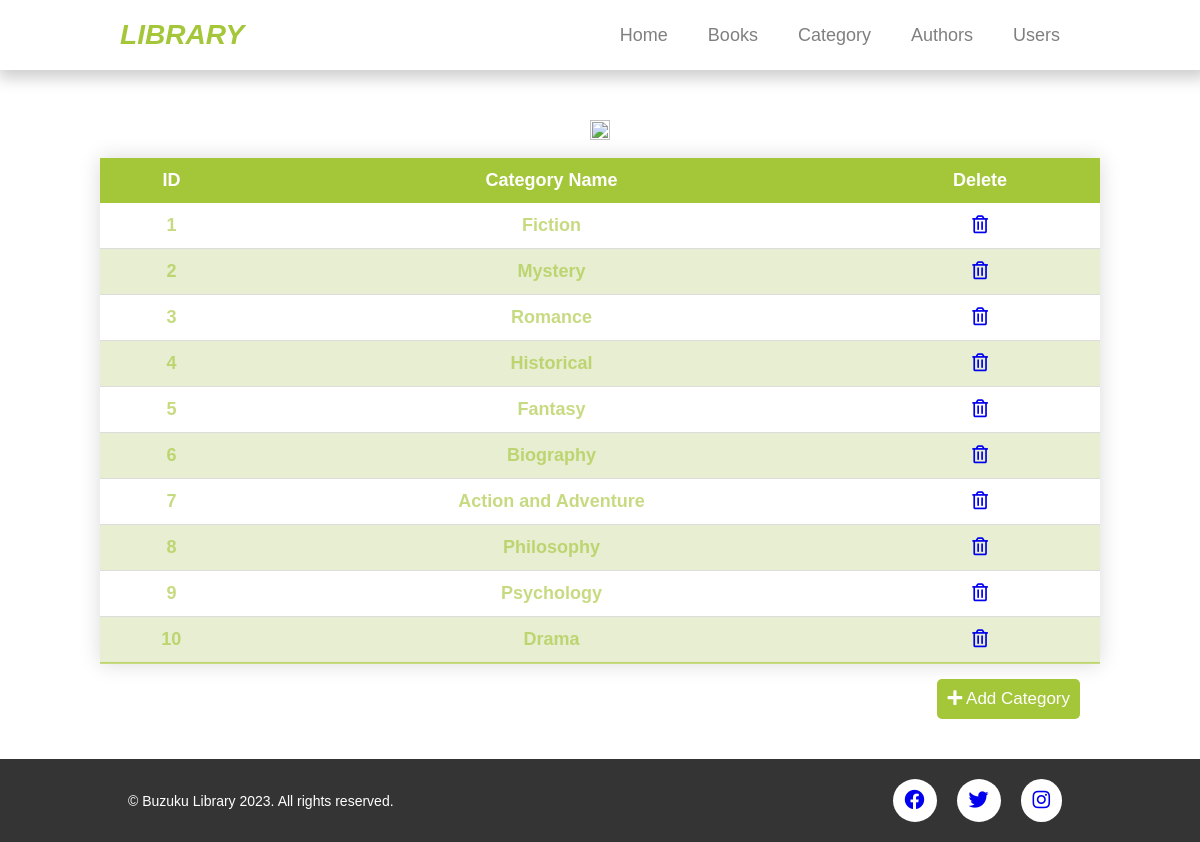
/categories.php, run on the app's committed database.
### tables this page shows
CREATE TABLE `category` (
  `ID_type` int(11) NOT NULL,
  `category_name` varchar(30) NOT NULL
);

### categories.php (the view)
<?php
include "header.php";
?>
<section class="list-entity container">
    <div class="image">
        <img src="img/library1.png" alt="" style='width:100%;height:60%'>
    </div>
    <table class="styled-table">
        <thead>
        <tr>
        <th>ID</th>
            <th>Category Name</th>
            <th>Delete</th>
        </tr>
        </thead>
        <tbody>
            <?php
            $sql="SELECT * FROM Category";
            $kategorit=mysqli_query($dbconn,$sql);
            if($kategorit){
                while ($kategori =mysqli_fetch_assoc($kategorit)) {
                    $kid=$kategori['ID_type'];
                    echo "<tr class='active-row'>";
                    echo "<td>". $kategori['ID_type'] . "</td>";
                    echo "<td>". $kategori['category_name'] . "</td>";
                    echo "<td><a href='deleteCategory.php?kid={$kid}'>
                    <i class='far fa-trash-alt'></i></a></td>";
                    echo "</tr>";
                }
            }
            ?>
    </table>
    <a href="addCategory.php" id="add_entity"><i class="fas fa-plus"></i> Add Category</a>
</section>
<?php
include "footer.php";
?>

### header.php (shortened to what this page needs)
<!doctype html>
<html>
<head>
    <link rel="stylesheet" href="style.css">
    <link href="https://cdnjs.cloudflare.com/ajax/libs/font-awesome/5.13.0/css/all.min.css" rel="stylesheet">
    <link rel="stylesheet" href="style.css">
    <link href="https://cdnjs.cloudflare.com/ajax/libs/font-awesome/5.13.0/css/all.min.css" rel="stylesheet">
</head>
<body>
<header>
    <div class="container">
        <div class="header-content">
            <div class="logo">
                <a href="index.php">
                    <h3>Library</h3>
                </a>
            </div>
            <div class="navbar">
                <ul class="nav-items">
                    <li><a href="index.php">Home</a></li>
                    <li><a href="books.php">Books</a></li>
                    <li><a href="categories.php">Category</a></li>
                    <li><a href="authors.php">Authors</a></li>
                    <li><a href="users.php">Users</a></li>
                </ul>
            </div>
        </div>
    </div>
</header>

### footer.php
<footer class="main-footer">
    <div class="main-footer-content container">
        <div>
            <p>&copy; Buzuku Library 2023. All rights reserved.</p>
        </div>
        <div class="social-media">
            <div>
                <a href="#"><i class="fab fa-facebook"></i></a>
            </div>
            <div>
                <a href="#"><i class="fab fa-twitter"></i></a>
            </div>
            <div>
                <a href="#"><i class="fab fa-instagram"></i></a>
            </div>
        </div>
    </div>
</footer>
</body>
</html>

### style.css (style rules this page uses)
* { margin: 0; padding: 0; }
html, body { font-size: 15px; font-family: sans-serif; margin: 0; padding: 0; }
.container { width: 80%; margin: 0 auto; }
header { box-shadow: 3px 3px 15px 5px rgba(0, 0, 0, 0.2); }
.header-content { height: 70px; display: flex; justify-content: space-between; align-items: center; }
.logo a { text-decoration: none; text-transform: uppercase; font-size: 24px; font-weight: 800; color: #a4c639; font-style: italic; }
.nav-items { display: flex; list-style: none; }
.navbar li a { margin: 20px; font-size: 18px; text-decoration: none; color: rgba(0, 0, 0, 0.5); font-weight: 400; }
.social-media { display: flex; justify-content: space-between; }
.social-media div { background-color: white; padding: 10px 12px; margin: 10px; border-radius: 100%; font-size: 20px; }
.main-footer { background-color: #343434; padding: 10px; }
.main-footer-content { display: flex; justify-content: space-between; align-items: center; }
.main-footer p { color: white; font-size: 14px; }
.main-footer-content div:last-child { display: flex; align-items: center; }
.list-entity, .section-shto-modifiko { margin-top: 50px!important; margin: 10px auto; display: flex; flex-direction: column; justify-content: center; align-items: center; }
.image img { width: 1000px; height: 350px; object-fit: cover; }
.image { position: relative; z-index: 5; }
.styled-table { border-collapse: collapse; margin: 15px 0; font-size: 18px; font-family: sans-serif; min-width: 1000px; width: 100%; box-shadow: 0 0 20px rgba(0, 0, 0, 0.15); }
.styled-table thead tr { background-color: #a4c639; color: #ffffff; text-align: center; }
.styled-table th, .styled-table td { padding: 12px 15px; text-align: center!important; }
.styled-table tbody tr { border-bottom: 1px solid #dddddd; }
.styled-table tbody tr:nth-of-type(even) { background-color: #9eb9473f; }
.styled-table tbody tr:last-of-type { border-bottom: 2px solid #a5c639a2; }
.styled-table tbody tr.active-row { font-weight: bold; color: #a5c639a2; }
#add_entity { text-decoration: none; margin-bottom: 30px; margin-left: auto; border: none; padding: 10px; background: #a4c639; color: white; font-size: 17px; cursor: pointer; border-radius: 5px; transition: all 0.4s ease; }
.kategorite .styled-table th, .styled-table td { text-align: left; }

### data on the page
category: ID_type "1", category_name "Fiction"
category: ID_type "2", category_name "Mystery"
category: ID_type "3", category_name "Romance"
category: ID_type "4", category_name "Historical"
category: ID_type "5", category_name "Fantasy"
category: ID_type "6", category_name "Biography"
category: ID_type "7", category_name "Action and Adventure"
category: ID_type "8", category_name "Philosophy"
category: ID_type "9", category_name "Psychology"
category: ID_type "10", category_name "Drama"
